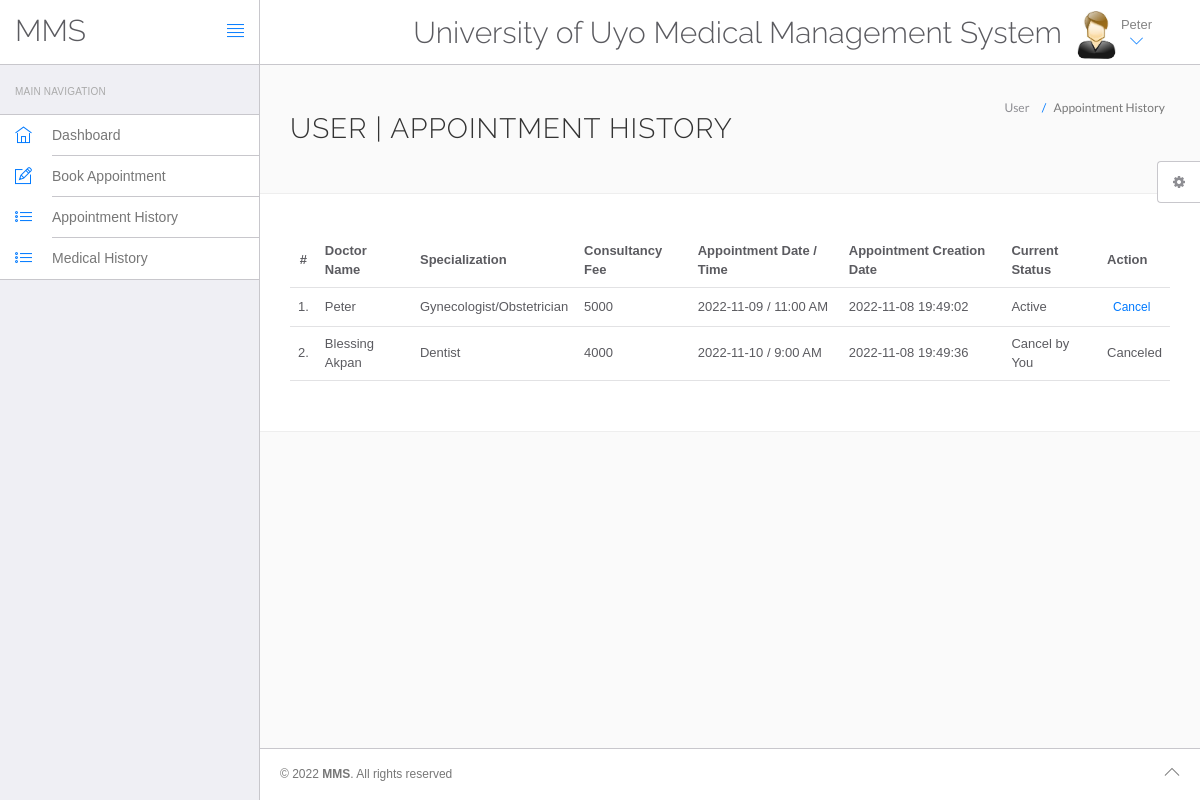
/hms/appointment-history.php (signed in), run on the app's committed database.
### tables this page shows
CREATE TABLE `users` (
  `id` int(11) NOT NULL,
  `fullName` varchar(255) DEFAULT NULL,
  `address` longtext DEFAULT NULL,
  `RegNumber` varchar(255) DEFAULT NULL,
  `gender` varchar(255) DEFAULT NULL,
  `email` varchar(255) DEFAULT NULL,
  `password` varchar(255) DEFAULT NULL,
  `regDate` timestamp NULL DEFAULT current_timestamp(),
  `updationDate` timestamp NULL DEFAULT NULL ON UPDATE current_timestamp()
);

CREATE TABLE `appointment` (
  `id` int(11) NOT NULL,
  `doctorSpecialization` varchar(255) DEFAULT NULL,
  `doctorId` int(11) DEFAULT NULL,
  `userId` int(11) DEFAULT NULL,
  `consultancyFees` int(11) DEFAULT NULL,
  `appointmentDate` varchar(255) DEFAULT NULL,
  `appointmentTime` varchar(255) DEFAULT NULL,
  `postingDate` timestamp NULL DEFAULT current_timestamp(),
  `userStatus` int(11) DEFAULT NULL,
  `doctorStatus` int(11) DEFAULT NULL,
  `updationDate` timestamp NULL DEFAULT NULL ON UPDATE current_timestamp()
);

CREATE TABLE `doctors` (
  `id` int(11) NOT NULL,
  `specilization` varchar(255) DEFAULT NULL,
  `doctorName` varchar(255) DEFAULT NULL,
  `address` longtext DEFAULT NULL,
  `docFees` varchar(255) DEFAULT NULL,
  `contactno` bigint(11) DEFAULT NULL,
  `docEmail` varchar(255) DEFAULT NULL,
  `password` varchar(255) DEFAULT NULL,
  `creationDate` timestamp NULL DEFAULT current_timestamp(),
  `updationDate` timestamp NULL DEFAULT NULL ON UPDATE current_timestamp()
);

### hms/appointment-history.php (the view, shortened to what this page needs)
<?php
include('include/config.php');
?>
<!DOCTYPE html>
<html lang="en">
	<head>
		<link rel="stylesheet" href="vendor/bootstrap/css/bootstrap.min.css">
		<link rel="stylesheet" href="vendor/fontawesome/css/font-awesome.min.css">
		<link rel="stylesheet" href="vendor/themify-icons/themify-icons.min.css">
		<link href="vendor/animate.css/animate.min.css" rel="stylesheet" media="screen">
		<link href="vendor/perfect-scrollbar/perfect-scrollbar.min.css" rel="stylesheet" media="screen">
		<link href="vendor/switchery/switchery.min.css" rel="stylesheet" media="screen">
		<link href="vendor/bootstrap-touchspin/jquery.bootstrap-touchspin.min.css" rel="stylesheet" media="screen">
		<link href="vendor/select2/select2.min.css" rel="stylesheet" media="screen">
		<link href="vendor/bootstrap-datepicker/bootstrap-datepicker3.standalone.min.css" rel="stylesheet" media="screen">
		<link href="vendor/bootstrap-timepicker/bootstrap-timepicker.min.css" rel="stylesheet" media="screen">
		<link rel="stylesheet" href="assets/css/styles.css">
		<link rel="stylesheet" href="assets/css/plugins.css">
		<link rel="stylesheet" href="assets/css/themes/theme-1.css" id="skin_color" />
	</head>
	<body>
		<div id="app">
<?php include('include/sidebar.php');?>
			<div class="app-content">
					<?php include('include/header.php');?>
				<div class="main-content" >
					<div class="wrap-content container" id="container">
						<section id="page-title">
							<div class="row">
								<div class="col-sm-8">
									<h1 class="mainTitle">User  | Appointment History</h1>
																	</div>
								<ol class="breadcrumb">
									<li>
										<span>User </span>
									</li>
									<li class="active">
										<span>Appointment History</span>
									</li>
								</ol>
							</div>
						</section>
						<div class="container-fluid container-fullw bg-white">
									<div class="row">
								<div class="col-md-12">
									<table class="table table-hover" id="sample-table-1">
										<thead>
											<tr>
												<th class="center">#</th>
												<th class="hidden-xs">Doctor Name</th>
												<th>Specialization</th>
												<th>Consultancy Fee</th>
												<th>Appointment Date / Time </th>
												<th>Appointment Creation Date  </th>
												<th>Current Status</th>
												<th>Action</th>
											</tr>
										</thead>
										<tbody>
<?php
$sql=mysqli_query($con,"select doctors.doctorName as docname,appointment.*  from appointment join doctors on doctors.id=appointment.doctorId where appointment.userId='".$_SESSION['id']."'");
$cnt=1;
while($row=mysqli_fetch_array($sql))
{
?>
											<tr>
												<td class="center"><?php echo $cnt;?>.</td>
												<td class="hidden-xs"><?php echo $row['docname'];?></td>
												<td><?php echo $row['doctorSpecialization'];?></td>
												<td><?php echo $row['consultancyFees'];?></td>
												<td><?php echo $row['appointmentDate'];?> / <?php echo
												 $row['appointmentTime'];?>
												</td>
												<td><?php echo $row['postingDate'];?></td>
												<td>
<?php if(($row['userStatus']==1) && ($row['doctorStatus']==1))
{
	echo "Active";
}
if(($row['userStatus']==0) && ($row['doctorStatus']==1))
{
	echo "Cancel by You";
}
												?></td>
												<td >
												<div class="visible-md visible-lg hidden-sm hidden-xs">
							<?php if(($row['userStatus']==1) && ($row['doctorStatus']==1))
{ ?>
	<a href="appointment-history.php?id=<?php echo $row['id']?>&cancel=update" onClick="return confirm('Are you sure you want to cancel this appointment ?')"class="btn btn-transparent btn-xs tooltips" title="Cancel Appointment" tooltip-placement="top" tooltip="Remove">Cancel</a>
	<?php } else {
		echo "Canceled";
		} ?>
												</div>
												</td>
											</tr>
											<?php
$cnt=$cnt+1;
											 }?>
										</tbody>
									</table>
								</div>
							</div>
								</div>
					</div>
				</div>
			</div>
	<?php include('include/footer.php');?>
	<?php include('include/setting.php');?>
		</div>
	</body>
</html>

### hms/include/header.php (shortened to what this page needs)
<header class="navbar navbar-default navbar-static-top">
					<div class="navbar-header">
						<a class="navbar-brand" href="#">
							<h2 style="padding-top:20% ">MMS</h2>
						</a>
						<a href="#" class="sidebar-toggler pull-right visible-md visible-lg" data-toggle-class="app-sidebar-closed" data-toggle-target="#app">
							<i class="ti-align-justify"></i>
						</a>
					</div>
					<div class="navbar-collapse collapse">
						<ul class="nav navbar-right">
								<li  style="padding-top:2% ">
								<h2>University of Uyo Medical Management System</h2>
							</li>
							<li class="dropdown current-user">
								<a href class="dropdown-toggle" data-toggle="dropdown">
									<img src="assets/images/images.jpg"> <span class="username">
									<?php $query=mysqli_query($con,"select fullName from users where id='".$_SESSION['id']."'");
while($row=mysqli_fetch_array($query))
{
	echo $row['fullName'];
}
									?> <i class="ti-angle-down"></i></i></span>
								</a>
							</li>
						</ul>
					</div>
				</header>

### hms/assets/css/themes/theme-1.css (style rules this page uses)
body { background: #FAFAFA; }
header .navbar-header { background: #ffffff !important; border-right-color: #c8c7cc !important; border-bottom-color: #c8c7cc !important; }
header .navbar-header .sidebar-toggler, header .navbar-header .sidebar-mobile-toggler { color: #007aff !important; }
header .navbar-header .navbar-brand { color: #777 !important; }
header .navbar-collapse { background: #ffffff !important; border-bottom-color: #c8c7cc !important; box-shadow: none !important; }
header .navbar-collapse .navbar-right > li > a { color: #777; }
header .navbar-collapse .navbar-right > li > a i { color: #007aff !important; }

### data on the page
users: fullName "Peter"
appointment: doctorId.doctorName "Peter", doctorSpecialization "Gynecologist/Obstetrician", consultancyFees "5000", appointmentDate "2022-11-09", appointmentTime "11:00 AM", postingDate "2022-11-08 19:49:02", userStatus "Active"
appointment: doctorId.doctorName "Blessing Akpan", doctorSpecialization "Dentist", consultancyFees "4000", appointmentDate "2022-11-10", appointmentTime "9:00 AM", postingDate "2022-11-08 19:49:36", userStatus "Cancel by You"
